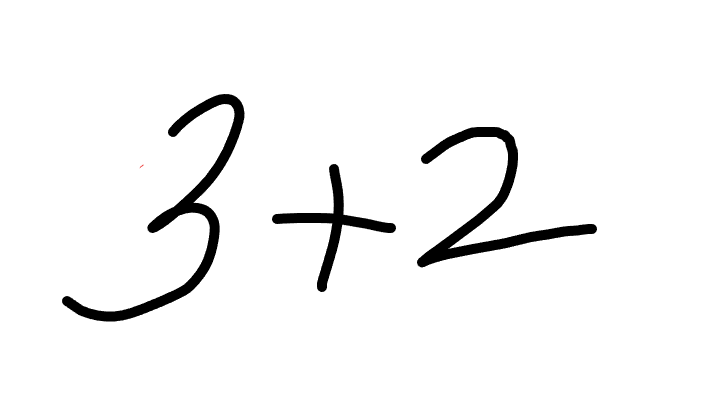
#> input picture examples/test.png, 707 x 404 px
$ python -i utils.py   (imports and definitions only)
#> lines starting #> are read from the running program, lines starting #| are printed output that depends on the picture; after the words box and inside, x2 and y2 are one past the last pixel; in counts of white or black regions, pixels touching at a corner belong together
from scipy import ndimage
import cv2 as cv
import numpy as np
import math

def getBestShift(img):
    cy, cx = ndimage.measurements.center_of_mass(img)

    rows, cols = img.shape
    shiftx = np.round(cols / 2.0 - cx).astype(int)
    shifty = np.round(rows / 2.0 - cy).astype(int)

    return shiftx, shifty


def shift(img, sx, sy):
    rows, cols = img.shape
    M = np.float32([[1, 0, sx], [0, 1, sy]])
    shifted = cv.warpAffine(img, M, (cols, rows))
    return shifted


def prep_img(img):
    img = cv.resize(255 - img, (28, 28))

    thresh, img = cv.threshold(img, 128, 255, cv.THRESH_BINARY | cv.THRESH_OTSU)
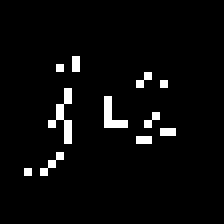
#> img: shape (28, 28) (shown 8 times larger); 3.8% white in thin lines or dots, all inside (x1, y1, x2, y2) = (3, 7, 22, 22)
#> thresh = 109

    while np.sum(img[0]) == 0:
        img = img[1:]
#> this loop made 7 passes
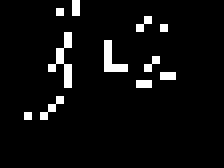
#> img: shape (21, 28) (shown 8 times larger); 5.1% white in thin lines or dots, all inside (x1, y1, x2, y2) = (3, 0, 22, 15)

    while np.sum(img[:, 0]) == 0:
        img = np.delete(img, 0, 1)
#> this loop made 3 passes
#> pass 1, in prep_img, `img = np.delete(img, 0, 1)`:
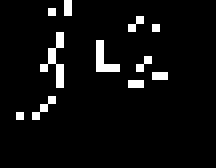
#> img: shape (21, 27) (shown 8 times larger); 5.3% white in thin lines or dots, all inside (x1, y1, x2, y2) = (2, 0, 21, 15)
#> pass 3, in prep_img, `img = np.delete(img, 0, 1)`:
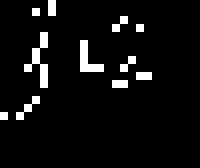
#> img: shape (21, 25) (shown 8 times larger); 5.7% white in thin lines or dots, all inside (x1, y1, x2, y2) = (0, 0, 19, 15)

    while np.sum(img[-1]) == 0:
        img = img[:-1]
#> this loop made 6 passes
#> pass 1, in prep_img, `img = img[:-1]`:
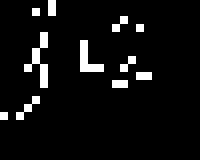
#> img: shape (20, 25) (shown 8 times larger); 6% white in thin lines or dots, all inside (x1, y1, x2, y2) = (0, 0, 19, 15)

    while np.sum(img[:, -1]) == 0:
        img = np.delete(img, -1, 1)

    rows, cols = img.shape
#> rows = 15; cols = 19

    if rows > cols:
        factor = 20.0 / rows
        rows = 20
        cols = int(round(cols * factor))

        img = cv.resize(img, (cols, rows))
    else:
        factor = 20.0 / cols
#> factor = 1.05
        cols = 20
        rows = int(round(rows * factor))
#> rows = 16

        img = cv.resize(img, (cols, rows))

    cols_padding = (int(math.ceil((28 - cols) / 2.0)), int(math.floor((28 - cols) / 2.0)))
    rows_padding = (int(math.ceil((28 - rows) / 2.0)), int(math.floor((28 - rows) / 2.0)))
#> rows_padding = (6, 6)
    img = np.pad(img, (rows_padding, cols_padding), 'constant')
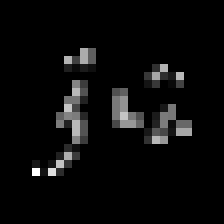
#> img: shape (28, 28) (shown 8 times larger); min 0, max 255, mean 10.9

    shiftx, shifty = getBestShift(img)
#> in getBestShift, `cy, cx = ndimage.measurements.center_of_mass(img)`: cy = 13.69; cx = 13.31
#> in getBestShift, `shiftx = np.round(cols / 2.0 - cx).astype(int)`: shiftx = 1
#> in getBestShift, `shifty = np.round(rows / 2.0 - cy).astype(int)`: shifty = 0
#> shiftx = 1; shifty = 0
    img = shift(img, shiftx, shifty)
#> in shift, `M = np.float32([[1, 0, sx], [0, 1, sy]])`: M = [[1, 0, 1], [0, 1, 0]]
#> in shift, `shifted = cv.warpAffine(img, M, (cols, rows))`:
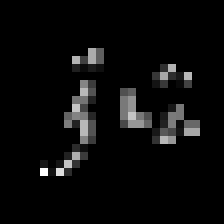
#> shifted: shape (28, 28) (shown 8 times larger); min 0, max 255, mean 10.9
    return img

>>> import cv2
>>> picture = cv2.imread('examples/test.png', cv2.IMREAD_GRAYSCALE)
>>> result = prep_img(picture)
